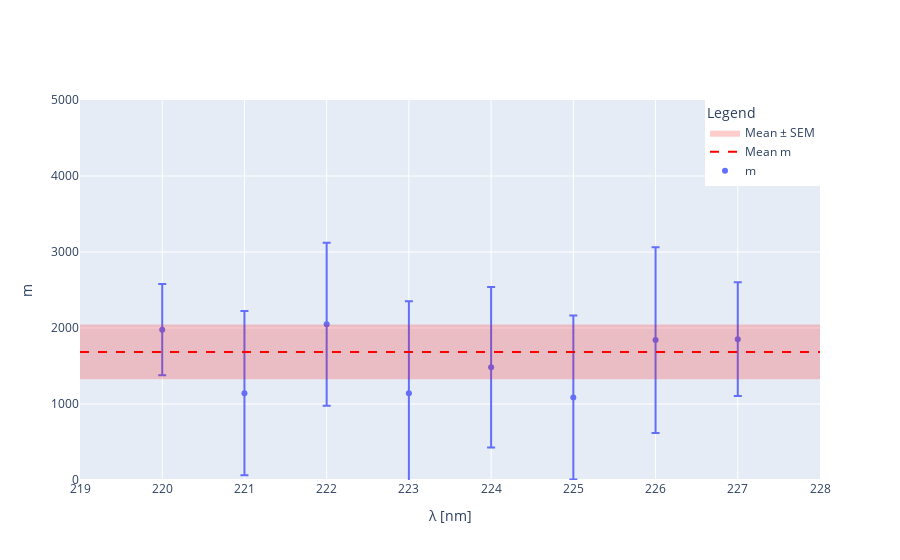

The cell this chart's notebook holds for it:
### Code cell
# Extract m and its error
m_values = fit_df['m']
m_errors = fit_df['m_err']

# Compute mean and standard error of the mean
weights_m = 1 / m_errors**2
mean_m = np.average(m_values, weights=weights_m)
mean_m_err = np.sqrt(np.sum(weights_m * ((m_values - mean_m) ** 2)) / np.sum(weights_m))

fig = go.Figure()

# markers with error bars
fig.add_trace(go.Scatter(
    x=fit_df['λ'],
    y=m_values,
    error_y=dict(type='data', array=m_errors, visible=True),
    mode='markers',
    name='m'
))

mean_line_points = np.concatenate([[λmin-1], fit_df['λ'], [λmax+1]])
# mean dashed line
fig.add_trace(go.Scatter(
    x=mean_line_points,
    y=[mean_m]*len(mean_line_points),
    mode='lines',
    line=dict(color='red', dash='dash'),
    name='Mean m'
))

# bottom
fig.add_trace(go.Scatter(
    x=mean_line_points,
    y=[mean_m - mean_m_err]*len(mean_line_points),
    mode='lines',
    line=dict(color='red', width=0),
    showlegend=False
))
# top
fig.add_trace(go.Scatter(
    x=mean_line_points,
    y=[mean_m + mean_m_err]*len(mean_line_points),
    mode='lines',
    fill='tonexty',
    fillcolor='rgba(255,0,0,0.2)',
    line=dict(color='red', width=0),
    name='Mean ± SEM'
))

fig.update_layout(
    xaxis_title='λ [nm]',
    yaxis_title='m',
    legend_title='Legend',
    yaxis=dict(range=[0, 5000]),
    legend=dict(
        x=1,
        y=1,
        xanchor='right',
        yanchor='top'
    )
)

fig.show()

### Figure 1 — Plotly figure (JSON) as saved in the notebook; plotly's stock layout.template omitted (floating-point values rounded to 4 significant figures)
{"data": [{"error_y": {"array": [748.0, 1223.0, 1079.0, 1055.0, 1209.0, 1072.0, 1081.0, 601.2], "type": "data", "visible": true}, "mode": "markers", "name": "m", "type": "scatter", "x": [227, 226, 225, 224, 223, 222, 221, 220], "y": [1853.0, 1841.0, 1085.0, 1483.0, 1143.0, 2050.0, 1142.0, 1978.0]}, {"line": {"color": "red", "dash": "dash"}, "mode": "lines", "name": "Mean m", "type": "scatter", "x": [219, 227, 226, 225, 224, 223, 222, 221, 220, 228], "y": [1685.0, 1685.0, 1685.0, 1685.0, 1685.0, 1685.0, 1685.0, 1685.0, 1685.0, 1685.0]}, {"line": {"color": "red", "width": 0}, "mode": "lines", "showlegend": false, "type": "scatter", "x": [219, 227, 226, 225, 224, 223, 222, 221, 220, 228], "y": [1325.0, 1325.0, 1325.0, 1325.0, 1325.0, 1325.0, 1325.0, 1325.0, 1325.0, 1325.0]}, {"fill": "tonexty", "fillcolor": "rgba(255,0,0,0.2)", "line": {"color": "red", "width": 0}, "mode": "lines", "name": "Mean ± SEM", "type": "scatter", "x": [219, 227, 226, 225, 224, 223, 222, 221, 220, 228], "y": [2045.0, 2045.0, 2045.0, 2045.0, 2045.0, 2045.0, 2045.0, 2045.0, 2045.0, 2045.0]}], "layout": {"legend": {"title": {"text": "Legend"}, "x": 1, "xanchor": "right", "y": 1, "yanchor": "top"}, "xaxis": {"title": {"text": "λ [nm]"}}, "yaxis": {"range": [0, 5000], "title": {"text": "m"}}}}
